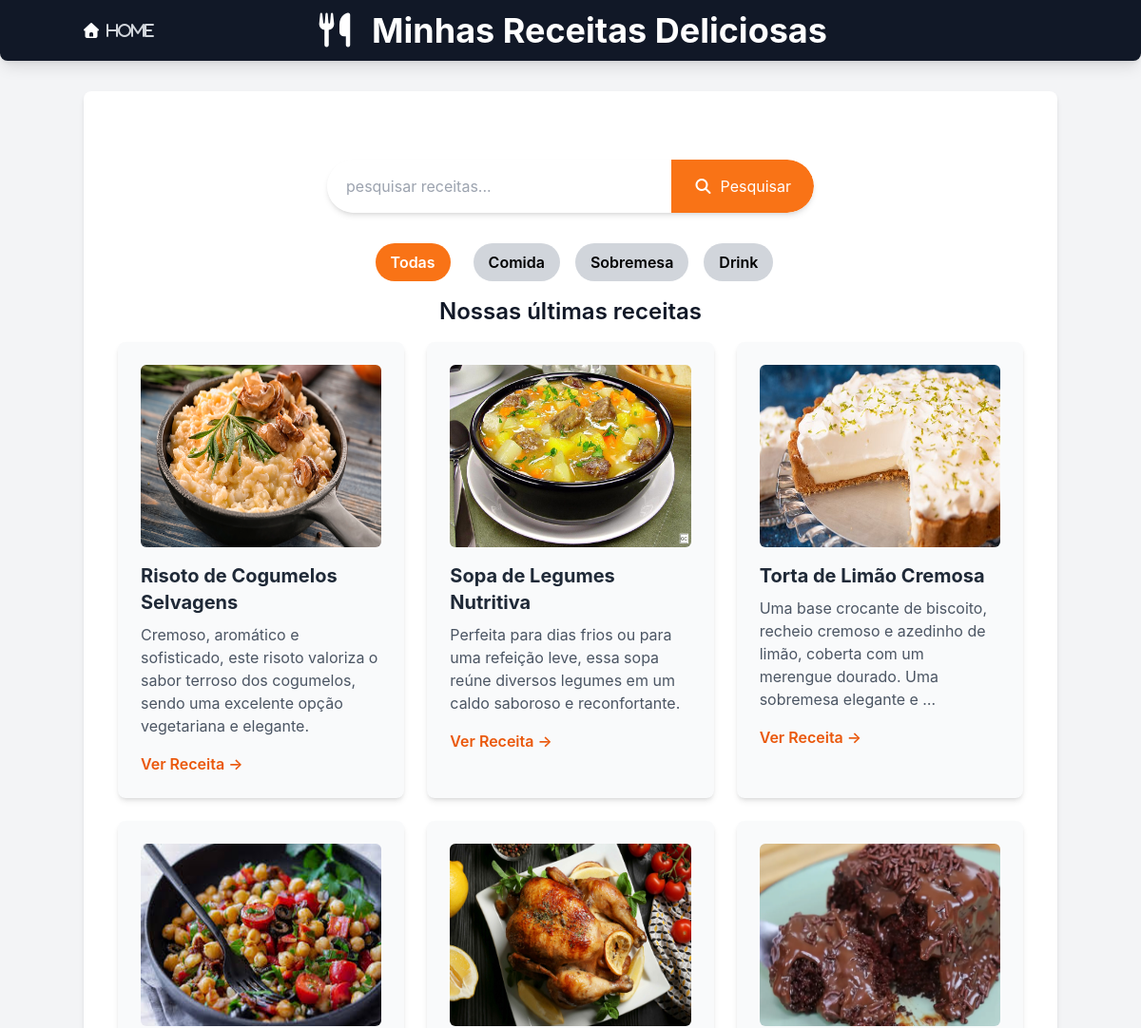
The page /receitas/ (upper part) on the database as committed earlier.
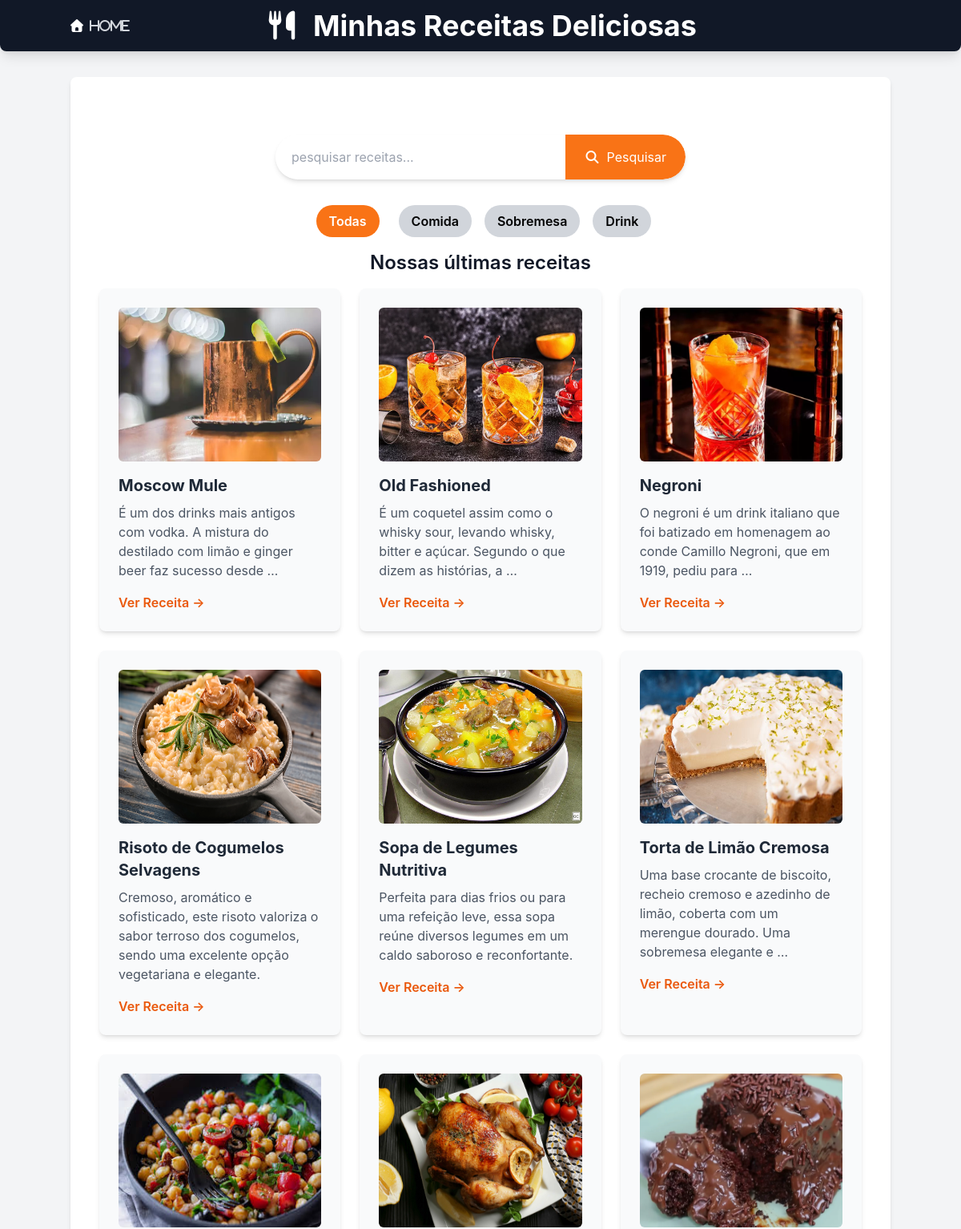
The same page on the database as committed later.
### receitas/models.py (models this page shows, shortened)
class Receita(models.Model):
    CATEGORIAS=[
        ('comida', 'Comida'),
        ('sobremesa', 'Sobremesa'),
        ('drink', 'Drink'),
    ]
    title = models.CharField(max_length=200)
    description = models.TextField("Descrição")
    ingredients = models.TextField("Ingredientes")
    instructions = models.TextField("Modo de Preparo")
    image =models.ImageField("Imagem", upload_to='receitas/images/', blank=True, null=True)
    categoria = models.CharField("Categoria", max_length=20, choices=CATEGORIAS, default='comida')
    created_at = models.DateTimeField(auto_now_add=True)
    updated_at = models.DateTimeField(auto_now=True)
    class Meta:
        verbose_name = "Receita"
        verbose_name_plural = "Receitas"
        ordering = ['-created_at'] #Ordena as receitas pela data de criação (mais novas primeiro)

### receitas/views.py (the view)
# urls.py: 2. Add a URL to urlpatterns:  path('', views.home, name='home')
def home(request):
    categoria_slug = request.GET.get('categoria')
    categorias_choices = [choice[0] for choice in Receita.CATEGORIAS]
    if categoria_slug:
        receitas = Receita.objects.filter(categoria=categoria_slug)
        categoria_selecionada = categoria_slug
    else:
        receitas = Receita.objects.all()
        categoria_selecionada = None
    return render(request, 'receitas/home.html', {
        'receitas': receitas,
        'cetegorias': categorias_choices,
        'categoria_selecionada': categoria_selecionada,
    })

### receitas/templates/receitas/home.html (shortened to what this page needs)
{% extends "receitas/base.html" %}
{% block content %}
<section class="container mx-auto mt-8 p-4 flex justify-center">
    <form method="get" action="{% url 'pesquisar_receitas' %}"
        class="w-full max-w-lg flex bg-white rounded-full shadow-md overflow-hidden">
        <input type="text" name="q" placeholder="pesquisar receitas... "
            class="flex-grow p-3 text-gray-700 focus:ring-2 focus-ring-orange-500 rounded-l-full pl-5">
        <button type="submit"
            class="bg-orange-500 hover:bg-orange-600 text-white p-4 px-6 rounded-r-full transition duration-300 ease-in-out flex items-center justify-center">
            <i class="fas fa-search mr-2"></i> Pesquisar
        </button>
    </form>
</section>
<nav class="relative justify-center my-4 z-10 flex space-x-4">
    <a href="{%url 'home'%}" class="text-white mx-2 px-4 py-2 rounded-full bg-orange-500 hover:bg-orange-600 font-semibold">Todas</a>
    <a href="{%url 'home'%}?categoria=comida" class="text-black mx-2 px-4 py-2 rounded-full bg-gray-300 hover:bg-gray-500 font-semibold">Comida</a>
    <a href="{%url 'home'%}?categoria=sobremesa" class="text-black mx-2 px-4 py-2 rounded-full bg-gray-300 hover:bg-gray-500 font-semibold">Sobremesa</a>
    <a href="{%url 'home'%}?categoria=drink" class="text-black mx-2 px-4 py-2 rounded-full bg-gray-300 hover:bg-gray-500 font-semibold">Drink</a>
</nav>
<h2 class="text-2xl font-semibold mb-4 text-center">Nossas últimas receitas</h2>
<div class="flex flex-wrap justify-center gap-6">
    {% for receita in receitas %}
    <div
        class="w-full sm:w-[calc(50%-1.5rem)] lg:w-[calc(33.333%-1.5rem)] bg-gray-50 p-6 rounded-lg shadow-md hover:shadow-lg transition-shadow duration-300 ease-in-out">
        {% if receita.image %}
        <img src="{{receita.image.url}}" alt="Imagem de {{receita.title}}"
            class="w-full h-48 objevt-cover rounded-md mb-4">
        {% endif %}
        <h3 class="text-xl font-bold mb-2 text-gray-800">{{ receita.title }}</h3>
        <p class="text-gray-600 mb-4">{{ receita.description|truncatewords:20}}</p>
        <a href="{% url 'receita_detail' receita.id %}" class="text-orange-600 hover:text-orange-800 font-semibold">Ver
            Receita &rarr;</a>
    </div>
    {% empty%}
    <p class="text-center text-gray-500 col-span-full">Nenhuma receita encontrada.</p>
    {% endfor %}
</div>
{% endblock %}

### receitas/templates/receitas/base.html (shortened to what this page needs)
{%load static %}
<!DOCTYPE html>
<html lang="pt-br">
<head>
    <script src="https://cdn.tailwindcss.com"></script>
    <link rel="stylesheet" href="https://cdnjs.cloudflare.com/ajax/libs/font-awesome/7.0.0/css/all.min.css"
>
</head>
<body class="bg-gray-100 text-gray-900">
    <header class="bg-gray-900 text-white p-6 shadow-lg rounded-b-lg">
        <div class="container mx-auto relative flex flex-col sm:flex-row items-center justify-center">
            <div class="flex items-center ">
                <div class=" absolute inset-0 flex items-center justify-center">
                    <div class="text-4xl mr-4">
                        <i class="fas fa-utensils"></i>
                    </div>
                    <h1 class="text-4xl font-bold text-center sm:text-left">Minhas Receitas Deliciosas</h1>
                </div>
            </div>
             <nav class="mr-auto relative z-10 flex space-x-4">
                <i class="fas fa-home"><a href="{%url 'home'%}" class="text-gray-300 hover:text-white mx-2">Home</a></i>
            </nav>
        </div>
    </header>
    <main class="container mx-auto p-6 mt-8 bg-white rounded-lg shadow-md">
        {% block content %}{% endblock %}
    </main>
</body>

### receitas/templates/receitas/base.html (style rules this page uses)
body { font-family: 'Inter', sans-serif; }

Rows that differ between the two databases and show on the page:
added Receita: image (picture), title "Moscow Mule", description "É um dos drinks mais antigos com vodka. A mistura do destilado com limão e ginger beer faz sucesso desde …"
added Receita: image (picture), title "Old Fashioned", description "É um coquetel assim como o whisky sour, levando whisky, bitter e açúcar. Segundo o que dizem as histórias, a …"
added Receita: image (picture), title "Negroni", description "O negroni é um drink italiano que foi batizado em homenagem ao conde Camillo Negroni, que em 1919, pediu para …"
